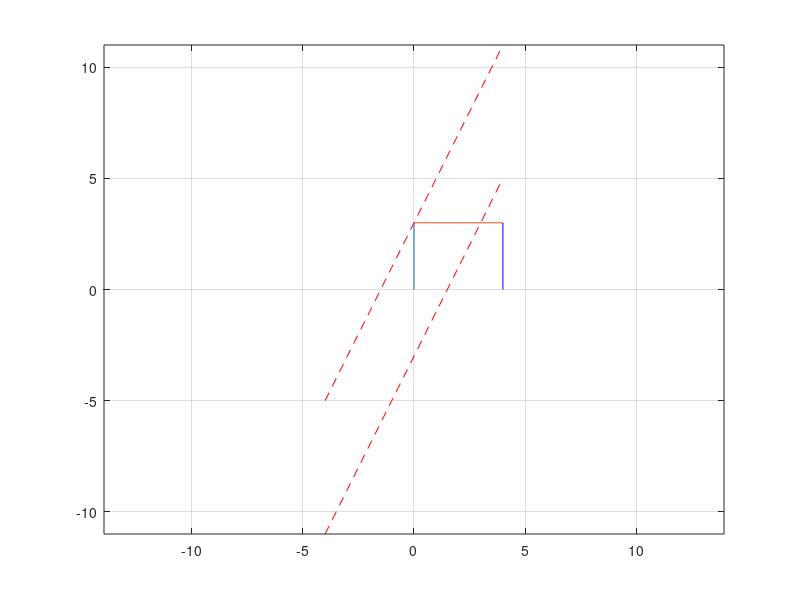

MATLAB code to generate this figure:
x=-4:4
y1=2*x+3;y2=2*x-3;
plot(x,y1,x,y2,'--r')
#legend('exp(-0.5x)sin(5x)','exp(-0.5x)')
title("My first figure")



x=-4:4
#axis([-4 -4 4 4])
#y=[x;2*x+3;2*x-3;x=4;y=3]
y=[2*x+3;2*x-3]
plot(x,y,'--r')
grid on
#axis([-4 -4 4 4])
axis tight equal

hold on 
x1=[0,0]
y1=[0,3]

x2=[0,4]
y2=[3,3]

x3=[4 4]
y3=[3 0]
plot(x1,y1,x2,y2,x3,y3,'b')

%hold on 
%plot(x3,y3,'g')
